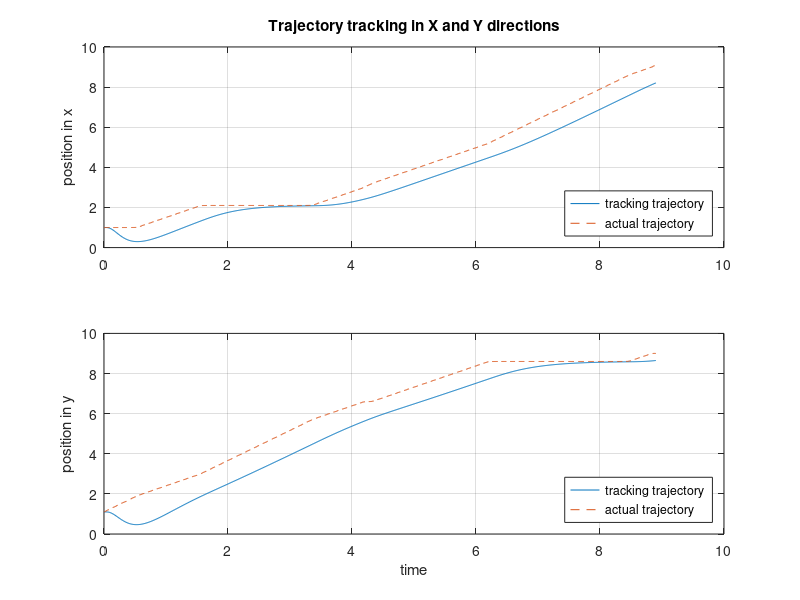
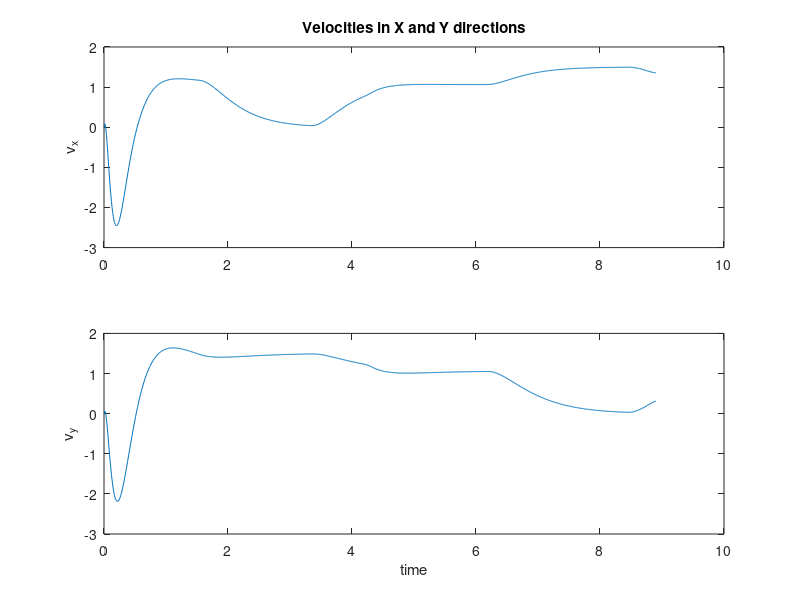
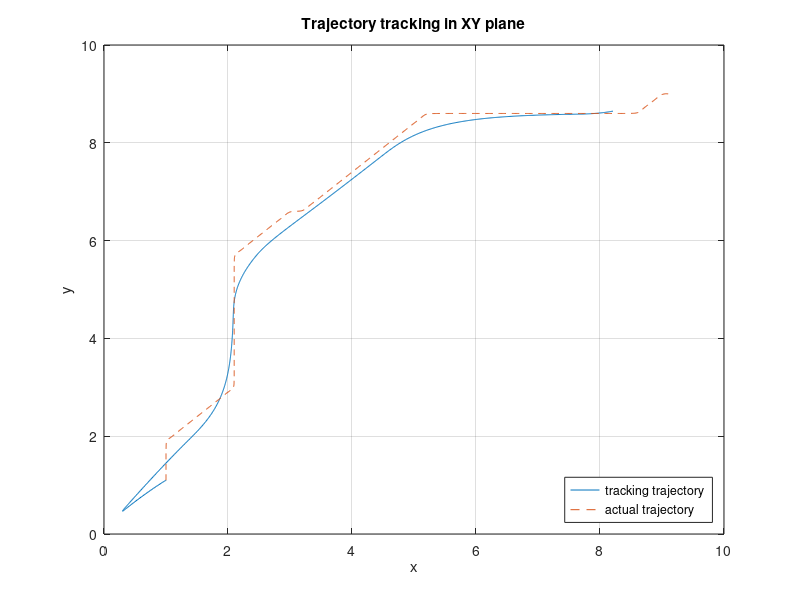
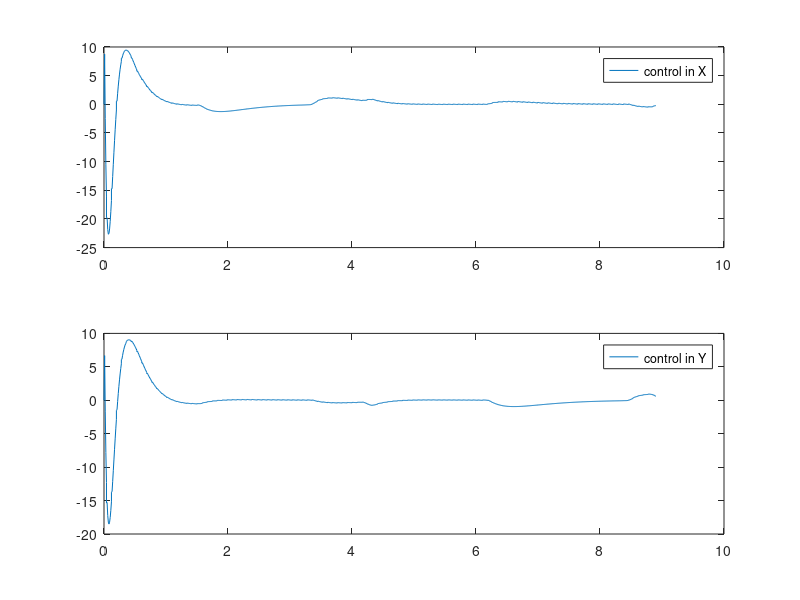

Reproduce these figures in MATLAB, in order.
clc
close all
clear all

% This program combines the control and observer using seperation principle
% Controller is designed as u = -K(x - x_des)
% Full state observability is combined to the above control law


A = [0 0 1 0; 0 0 0 1; 0 0 0 0; 0 0 0 0];
B = [0 0; 0 0; 1 0; 0 1];
C = [1 0 0 0; 0 1 0 0];
p_obs = [-10;-11;-12;-13];

L_t = place(A',C',p_obs);
L = L_t';

p = [-2;-2.5;-3;-3.5];
K = place(A,B,p);
[v,d] = eig(A-B*K);

way_pts = load('smooth_way_points.txt');
tspan = way_pts(:,1);
x_des = way_pts(:,2);
y_des = way_pts(:,3);

control = @(t,x,i)[-K*(x - [x_des(i);y_des(i);0;0] )];
Tspan = 0:0.1:25;
x0 = [x_des(1);y_des(1);0;0];

tt = tspan';
xx = zeros(4,length(tt));
xx(:,1) = [x_des(1);y_des(1);0;0];
X(:,1) = [1;1;0;0];
y(:,1) = C*xx(:,1);
X_hat(:,1) = [0;0;0;0];
y_hat(:,1) = C*X_hat;


for i = 2:length(tt)
    
    dt = tt(i) - tt(i-1);
    u(:,i) = control(tt(i),X_hat(:,i-1),i);
    xx(:,i) = xx(:,i-1) + dt*(A*xx(:,i-1)+B*u(:,i));
    y(:,i) = C*xx(:,i);

    X_hat(:,i) = X_hat(:,i-1)  +dt * (A*X_hat(:,i-1) + B*u(:,i) +L*(y(:,i-1)-y_hat(:,i-1)));
    y_hat(:,i) = C*X_hat(:,i);
    
end

figure;
subplot(2,1,1)
plot(tt,xx(1,:),tt,x_des,'--')
ylabel('position in x')
legend('tracking trajectory', 'actual trajectory','Location','SouthEast')
title('Trajectory tracking in X and Y directions')
grid on
subplot(2,1,2)
plot(tt,xx(2,:),tt,y_des,'--')
legend('tracking trajectory', 'actual trajectory','Location','SouthEast')
xlabel('time')
ylabel('position in y')
grid on

figure;
subplot(2,1,1)
plot(tt,xx(3,:))
title('Velocities in X and Y directions')
ylabel('v_x')
subplot(2,1,2)
plot(tt,xx(4,:))
xlabel('time')
ylabel('v_y')

figure;
plot(xx(1,:),xx(2,:),x_des,y_des,'--')
title('Trajectory tracking in XY plane')
xlabel('x')
ylabel('y')
legend('tracking trajectory', 'actual trajectory','Location','SouthEast')
grid on

figure;
subplot(2,1,1)
plot(tt,u(1,:))
legend('control in X')
subplot(2,1,2)
plot(tt,u(2,:))
legend('control in Y')